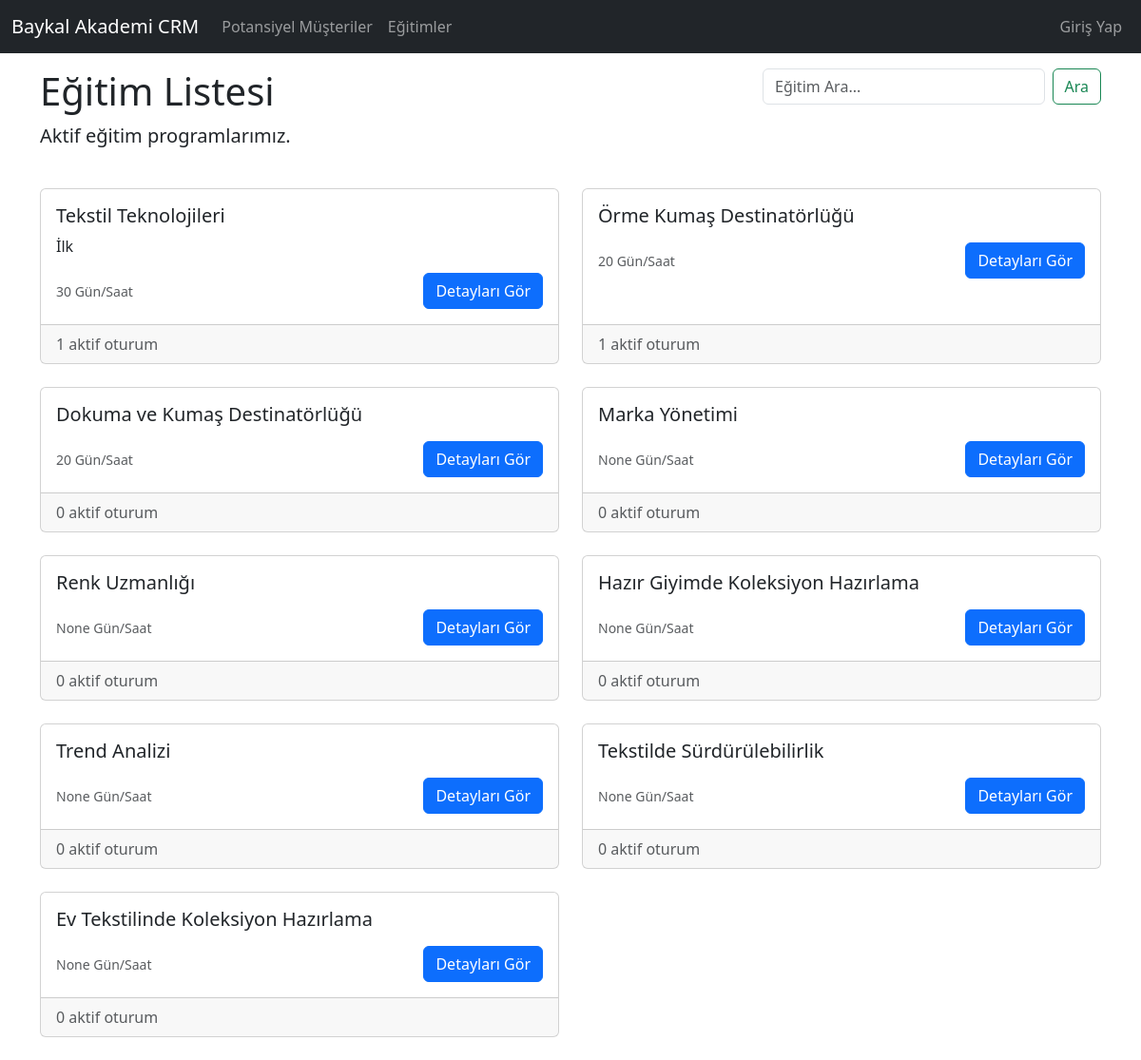
Screenshot of /trainings/ with the database file from the repository.
### core/models.py (models this page shows, shortened)
class Training(models.Model):
    name = models.CharField(max_length=200)
    description = models.TextField(blank=True, null=True)
    default_duration = models.IntegerField(help_text="Duration in hours or days", blank=True, null=True)
    is_active = models.BooleanField(default=True)

### core/views.py (the view)
# urls.py: path('trainings/', views.training_list, name='training_list'),
def training_list(request):
    query = request.GET.get('q')
    if query:
        trainings = Training.objects.filter(name__icontains=query, is_active=True)
    else:
        trainings = Training.objects.filter(is_active=True)
    return render(request, 'core/training/training_list.html', {'trainings': trainings, 'search_query': query})

### core/templates/core/training/training_list.html (shortened to what this page needs)
{% extends 'core/base.html' %}
{% block content %}
<div class="row mb-4">
    <div class="col-md-8">
        <h1>Eğitim Listesi</h1>
        <p class="lead">Aktif eğitim programlarımız.</p>
    </div>
    <div class="col-md-4">
        <form class="d-flex" method="get">
            <input class="form-control me-2" type="search" placeholder="Eğitim Ara..." aria-label="Search" name="q"
                value="{{ search_query|default:'' }}">
            <button class="btn btn-outline-success" type="submit">Ara</button>
        </form>
    </div>
</div>
<div class="row">
    {% for training in trainings %}
    <div class="col-md-6 mb-4">
        <div class="card h-100">
            <div class="card-body">
                <h5 class="card-title">{{ training.name }}</h5>
                <p class="card-text">{{ training.description|truncatewords:20 }}</p>
                <div class="d-flex justify-content-between align-items-center">
                    <small class="text-muted">{{ training.default_duration }} Gün/Saat</small>
                    <div>
                        <a href="{% url 'training_detail' training.id %}" class="btn btn-primary">Detayları Gör</a>
                    </div>
                </div>
            </div>
            <div class="card-footer text-muted">
                {{ training.trainingsession_set.count }} aktif oturum
            </div>
        </div>
    </div>
    {% empty %}
    <div class="col">
        <div class="alert alert-info">Henüz aktif eğitim bulunmamaktadır.</div>
    </div>
    {% endfor %}
</div>
{% endblock %}

### core/templates/core/base.html (style rules this page uses)
body { padding-top: 4.5rem; }

### rows the page displays
Training: name "Tekstil Teknolojileri", description "İlk", default_duration "30", trainingsession_set.count "1"
Training: name "Örme Kumaş Destinatörlüğü", default_duration "20", trainingsession_set.count "1"
Training: name "Dokuma ve Kumaş Destinatörlüğü", default_duration "20", trainingsession_set.count "0"
Training: name "Marka Yönetimi", default_duration "None", trainingsession_set.count "0"
Training: name "Renk Uzmanlığı", default_duration "None", trainingsession_set.count "0"
Training: name "Hazır Giyimde Koleksiyon Hazırlama", default_duration "None", trainingsession_set.count "0"
Training: name "Trend Analizi", default_duration "None", trainingsession_set.count "0"
Training: name "Tekstilde Sürdürülebilirlik", default_duration "None", trainingsession_set.count "0"
Training: name "Ev Tekstilinde Koleksiyon Hazırlama", default_duration "None", trainingsession_set.count "0"
